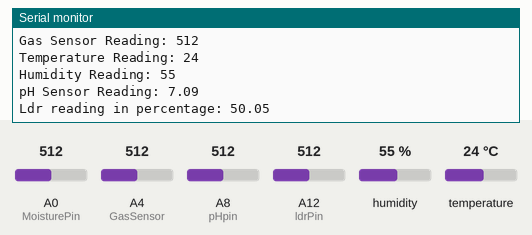
Simulated run of this sketch. Board: Arduino Mega 2560, built with avr-gcc and run on an emulated ATmega2560. On the bench: the last lines printed to the serial monitor. The inputs (shaded band) are chosen by the test bench; at power-on: humidity 55 %, A0 (MoisturePin) = 512, A4 (GasSensor) = 512, A8 (pHpin) = 512, A12 (ldrPin) = 512, temperature 24 °C.

Above: at 1.2 s.
1.3 s: humidity set to 22 %
At 2.6 s:
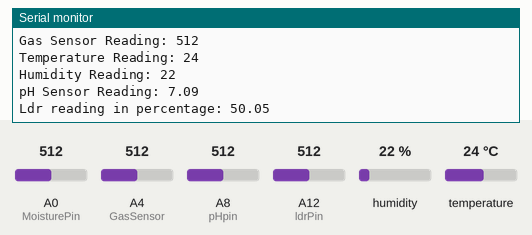
2.8 s: A0 (MoisturePin) set to 716
4.3 s: A4 (GasSensor) set to 716
5.8 s: A8 (pHpin) set to 716
7.3 s: A12 (ldrPin) set to 716
At 7.8 s:
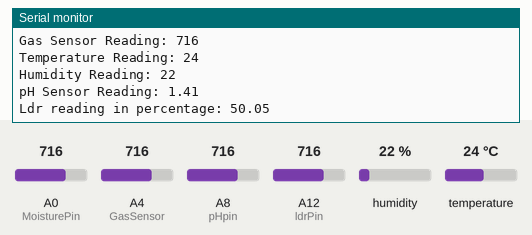
8.8 s: temperature set to 12 °C
At 10.5 s:
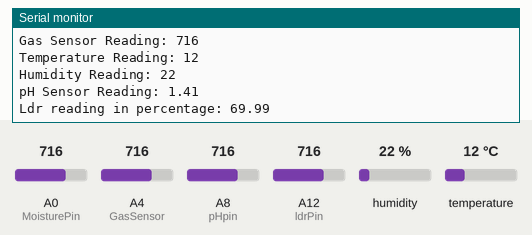

The sketch:

Sensor_V4_Censored_board_.ino
```cpp
#include <DFRobot_DHT11.h>


#define MoisturePin A0
#define dhtPin A1
#define GasSensor A4
#define pHpin A8
#define ldrPin A12

DFRobot_DHT11 DHT;

float calibration_value = 21.34;
int phval = 0;
unsigned long int avgval;
int buffer_arr[10],temp;

void setup() {
  // put your setup code here, to run once:
  pinMode(MoisturePin, INPUT); // soil moisture reader pin
  pinMode(dhtPin, INPUT); //DHT11 Sensor
  pinMode(GasSensor, INPUT); //Gas Sensor
  pinMode(pHpin, INPUT);//pH sensor
  pinMode(ldrPin, INPUT); //ldr Sensor

  Serial.begin(19200);
}

void loop() {
  // put your main code here, to run repeatedly:
   int MoistureValue= analogRead(MoisturePin);
   int GasSensorVal= analogRead(GasSensor);
   float ldr = analogRead(ldrPin);

  DHT.read(dhtPin);
   for(int i=0;i<10;i++){
  buffer_arr[i]=analogRead(pHpin);
  delay(30);
  }
 for(int i=0;i<9;i++){
  for(int j=i+1;j<10;j++){
  if(buffer_arr[i]>buffer_arr[j]){
  temp=buffer_arr[i];
  buffer_arr[i]=buffer_arr[j];
  buffer_arr[j]=temp;
      }
    }
  }
 avgval=0;
 for(int i=2;i<8;i++)
 avgval+=buffer_arr[i];
 float volt=(float)avgval*5.0/1024/6;
 float ph_act = -5.70 * volt + calibration_value;
   Serial.print("Moisture Reading: ");
   Serial.println(MoistureValue);//reading moisture value
   Serial.print("Gas Sensor Reading: ");
   Serial.println(GasSensorVal);//reading gas sensor value

  Serial.print("Temperature Reading: ");
  Serial.println(DHT.temperature);//reading dht11 temperature reading
  Serial.print("Humidity Reading: ");
  Serial.println(DHT.humidity);//reading dht11 humidity reading
   Serial.print("pH Sensor Reading: ");//pH Sensor reading
 Serial.println(ph_act);
 Serial.print("Ldr reading in percentage: ");
 Serial.println((ldr/1023)*100);

  Serial.println();

   delay(1000);// 1 sec delay
}
```

Measured:
- after the input at 1.3 s, the serial monitor: prints a new line after 0.44 s (image 1)
- after the input at 8.8 s, the serial monitor: prints a new line after 1.2 s (image 3)
